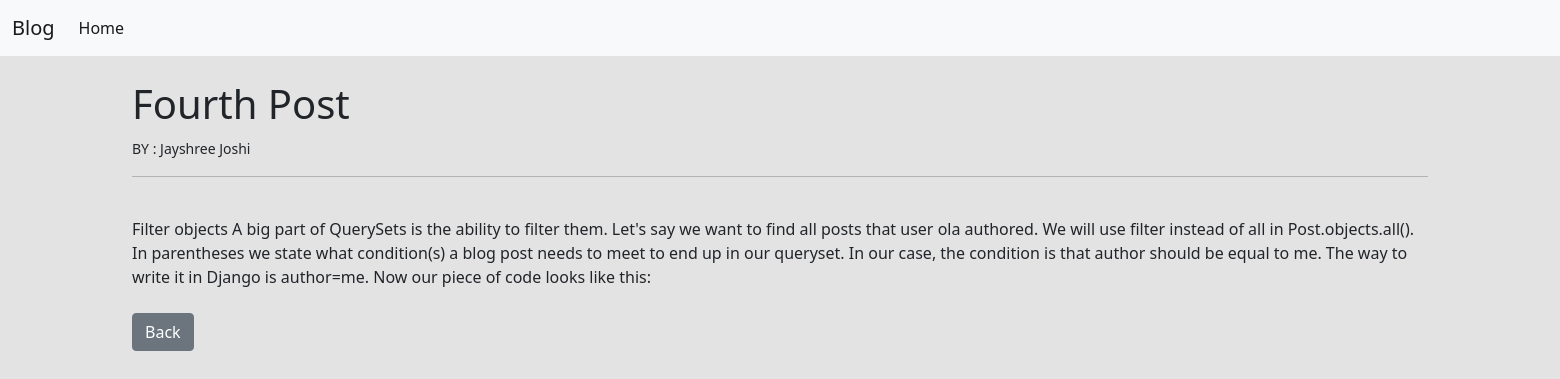
Screenshot of /article/4 with the database file from the repository.
### blogapp/models.py (models this page shows, shortened)
class Post(models.Model):
    title = models.CharField(max_length=255)
    author = models.ForeignKey(User, on_delete=models.CASCADE)
    text = models.TextField()

### blogapp/views.py (the view)
# urls.py: path('article/<int:pk>', ArticleDetailView.as_view(), name='article-detail'),
class ArticleDetailView(DetailView):
    model = Post
    template_name = 'article_details.html'

### blogapp/templates/article_details.html (shortened to what this page needs)
{% extends 'base.html' %}
{% block content %}
<h1>{{ post.title }}</h1>
<small> BY : {{ post.author.first_name}}   {{ post.author.last_name}}
</small>
<br />
<hr>
<br />
{{ post.text }}
<br/>
<br/>
<a href="{% url 'home' %}" class="btn btn-secondary"> Back </a>
{% endblock %}

### blogapp/templates/base.html (style rules this page uses)
body { background-color: rgb(228, 227, 227) !important; }

### rows the page displays
Post: title "Fourth Post", author.first_name "Jayshree", author.last_name "Joshi", text "Filter objects A big part of QuerySets is the ability to filter them. Let's say we want to find all posts that user ola authored. We will use filter instead of all in Post.objects.all(). In parentheses we state what condition(s) a blog post needs to meet to end up in our queryset. In our case, the condition is that author should be equal to me. The way to write it in Django is author=me. Now our piece of code looks like this:"
